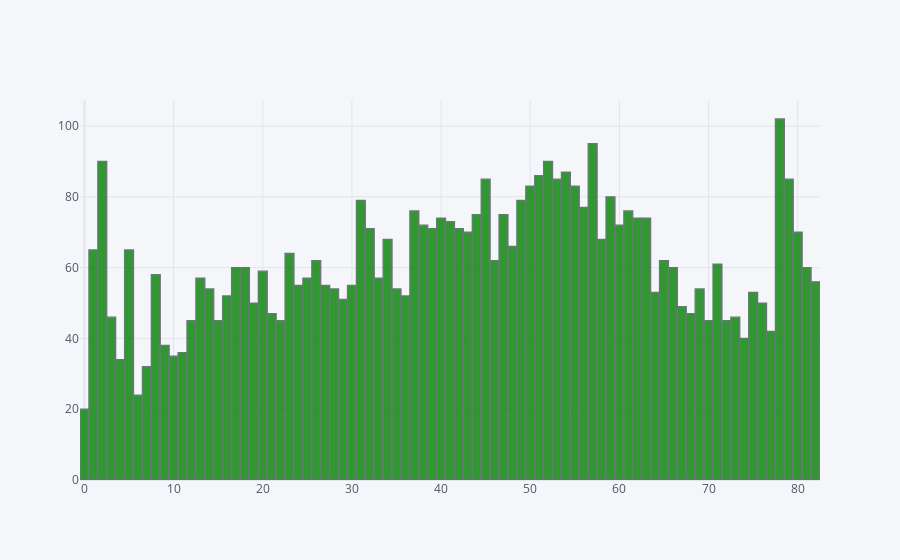

Notebook cell for this chart:
### Code cell
df['age'].iplot(kind='hist',bins=100,color='green')

### Figure 1 — Plotly figure (JSON) as saved in the notebook; plotly's stock layout.template omitted (floating-point values rounded to 4 significant figures; data arrays with more than 128 entries replaced by an {"elided": "..."} marker saying what was removed)
{"data": [{"histfunc": "count", "histnorm": "", "marker": {"color": "rgba(0, 128, 0, 1.0)", "line": {"color": "#4D5663", "width": 1.3}}, "name": "age", "nbinsx": 100, "opacity": 0.8, "orientation": "v", "type": "histogram", "x": {"elided": "5110 float values"}}], "layout": {"barmode": "overlay", "legend": {"bgcolor": "#F5F6F9", "font": {"color": "#4D5663"}}, "paper_bgcolor": "#F5F6F9", "plot_bgcolor": "#F5F6F9", "title": {"font": {"color": "#4D5663"}}, "xaxis": {"gridcolor": "#E1E5ED", "showgrid": true, "tickfont": {"color": "#4D5663"}, "title": {"font": {"color": "#4D5663"}, "text": ""}, "zerolinecolor": "#E1E5ED"}, "yaxis": {"gridcolor": "#E1E5ED", "showgrid": true, "tickfont": {"color": "#4D5663"}, "title": {"font": {"color": "#4D5663"}, "text": ""}, "zerolinecolor": "#E1E5ED"}}}
